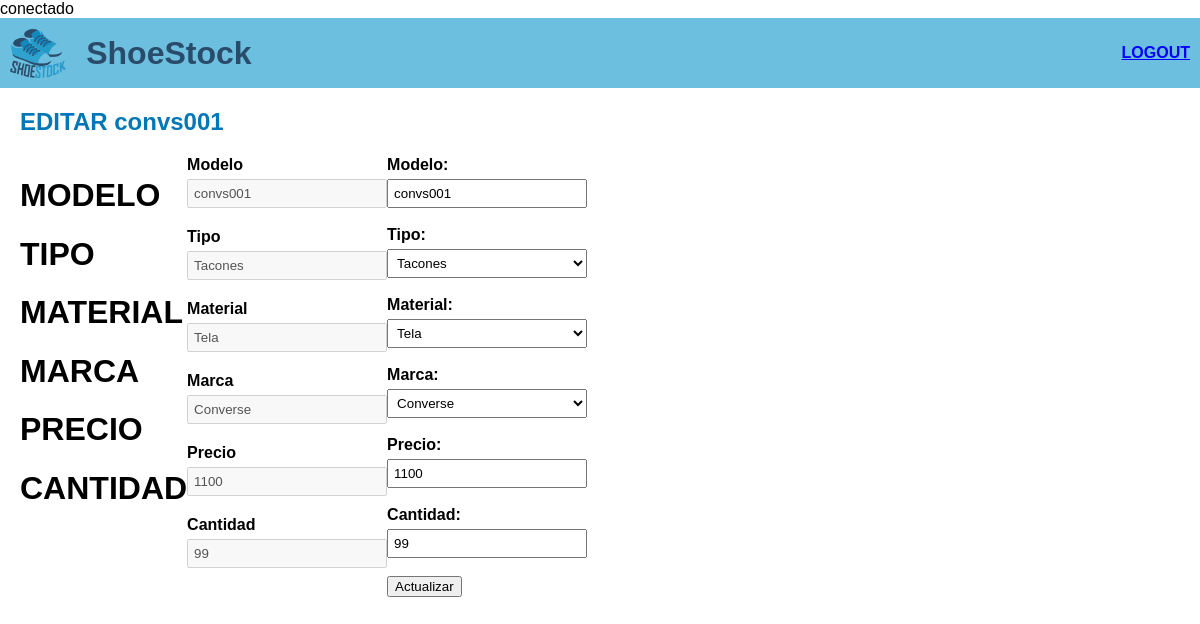
The page /editar-calzado.php?id=16 on the database its author committed.
### tables this page shows
CREATE TABLE `calzado` (
  `id_calzado` int(11) NOT NULL,
  `modelo` varchar(50) NOT NULL,
  `id_tipo` int(11) NOT NULL,
  `id_material` int(11) NOT NULL,
  `id_marca` int(11) NOT NULL,
  `precio` float NOT NULL,
  `cantidad` int(11) NOT NULL
);

CREATE TABLE `tipo` (
  `id_tipo` int(11) NOT NULL,
  `tipo_calzado` varchar(100) NOT NULL
);

CREATE TABLE `material` (
  `id_material` int(11) NOT NULL,
  `material` varchar(50) NOT NULL
);

CREATE TABLE `marca` (
  `id_marca` int(11) NOT NULL,
  `marca` varchar(50) NOT NULL
);

### editar-calzado.php (the view, shortened to what this page needs)
<?php
include ("conexion.php");
if (isset($_GET['id']) && !empty($_GET['id'])) {
    $id_calzado = $_GET['id'];
    $sqlTipoCalzado = "SELECT tipo_calzado FROM tipo WHERE id_tipo = (SELECT id_tipo FROM calzado WHERE id_calzado = $id_calzado)";
    $sqlMaterial = "SELECT material FROM material WHERE id_material = (SELECT id_material FROM calzado WHERE id_calzado = $id_calzado)";
    $sqlMarca = "SELECT marca FROM marca WHERE id_marca = (SELECT id_marca FROM calzado WHERE id_calzado = $id_calzado)";
    $consulta = "SELECT * FROM calzado WHERE id_calzado = $id_calzado";
    $resultado = mysqli_query($conexion, $consulta);
    if (mysqli_num_rows($resultado) > 0) {
        $row = mysqli_fetch_assoc($resultado);
        $modelo = $row['modelo'];
        $tipo_id = $row['id_tipo'];
        $material_id = $row['id_material'];
        $marca_id = $row['id_marca'];
        $tipo = mysqli_fetch_assoc(mysqli_query($conexion, $sqlTipoCalzado))['tipo_calzado'];
        $material = mysqli_fetch_assoc(mysqli_query($conexion, $sqlMaterial))['material'];
        $marca = mysqli_fetch_assoc(mysqli_query($conexion, $sqlMarca))['marca'];
        $precio = $row['precio'];
        $cantidad = $row['cantidad'];
    } else {
        echo "No se encontró el calzado con el ID proporcionado.";
    }
} else {
    echo "ID de calzado no proporcionado.";
}
$sqlTipos = "SELECT * FROM tipo";
$resultadoTipos = $conexion->query($sqlTipos);
$sqlMateriales = "SELECT * FROM material";
$resultadoMateriales = $conexion->query($sqlMateriales);
$sqlMarcas = "SELECT * FROM marca";
$resultadoMarcas = $conexion->query($sqlMarcas);
?>
<!DOCTYPE html>
<html>
<head>
    <link rel="stylesheet" href="styles/editar-calzado.css">
</head>
<body>
    <?php include ("header/header.php"); ?>
    <div class="main-container">
        <h2>EDITAR <?php echo $modelo; ?></h2>
        <div class="container">
            <div class="titulos">
                <h1>MODELO</h1>
                <h1>TIPO</h1>
                <h1>MATERIAL</h1>
                <h1>MARCA</h1>
                <h1>PRECIO</h1>
                <h1>CANTIDAD</h1>
            </div>
            <div class="datos">
                <form>
                    <div class="form-group">
                        <label for="modelo">Modelo</label>
                        <input type="text" id="modelo" value="<?php echo $modelo; ?>" disabled>
                    </div>
                    <div class="form-group">
                        <label for="tipo">Tipo</label>
                        <input type="text" id="tipo" value="<?php echo $tipo; ?>" disabled>
                    </div>
                    <div class="form-group">
                        <label for="material">Material</label>
                        <input type="text" id="material" value="<?php echo $material; ?>" disabled>
                    </div>
                    <div class="form-group">
                        <label for="marca">Marca</label>
                        <input type="text" id="marca" value="<?php echo $marca; ?>" disabled>
                    </div>
                    <div class="form-group">
                        <label for="precio">Precio</label>
                        <input type="text" id="precio" value="<?php echo $precio; ?>" disabled>
                    </div>
                    <div class="form-group">
                        <label for="cantidad">Cantidad</label>
                        <input type="text" id="cantidad" value="<?php echo $cantidad; ?>" disabled>
                    </div>
                </form>
            </div>
            <div class="actualizar">
                <form action="<?php echo $_SERVER["PHP_SELF"]; ?>" method="POST">
                    <label for="modelo">Modelo:</label>
                    <input type="text" name="modelo" id="modelo" value="<?php echo $modelo; ?>" readonly><br><br>
                    <label for="tipo">Tipo:</label>
                    <select name="tipo">
                        <?php while ($row = $resultadoTipos->fetch_assoc()) : ?>
                            <option value="<?php echo $row['id_tipo']; ?>" <?php if ($row['id_tipo'] == $tipo_id) echo 'selected'; ?>><?php echo $row['tipo_calzado']; ?></option>
                        <?php endwhile; ?>
                    </select><br><br>
                    <label for="material">Material:</label>
                    <select name="material">
                        <?php while ($row = $resultadoMateriales->fetch_assoc()) : ?>
                            <option value="<?php echo $row['id_material']; ?>" <?php if ($row['id_material'] == $material_id) echo 'selected'; ?>><?php echo $row['material']; ?></option>
                        <?php endwhile; ?>
                    </select><br><br>
                    <label for="marca">Marca:</label>
                    <select name="marca">
                        <?php while ($row = $resultadoMarcas->fetch_assoc()) : ?>
                            <option value="<?php echo $row['id_marca']; ?>" <?php if ($row['id_marca'] == $marca_id) echo 'selected'; ?>><?php echo $row['marca']; ?></option>
                        <?php endwhile; ?>
                    </select><br><br>
                    <label for="precio">Precio:</label>
                    <input type="text" name="precio" id="precio" value="<?php echo $precio; ?>"><br><br>
                    <label for="cantidad">Cantidad:</label>
                    <input type="text" name="cantidad" id="cantidad" value="<?php echo $cantidad; ?>"><br><br>
                    <button type="submit" name="actualizar">Actualizar</button>
                </form>
            </div>
        </div>
    </div>
</body>
</html>

### styles/editar-calzado.css (style rules this page uses)
body { font-family: Arial, sans-serif; margin: 0; padding: 0; }
.container { display: flex; flex-direction: row; }
.main-container { padding: 20px; }
h2 { color: #0077b6; margin-top: 0; }
.form-group { margin-bottom: 20px; }
label { display: block; font-weight: bold; margin-bottom: 5px; }
input[type="text"], select { padding: 5px; width: 200px; }

### rows shown on the page
calzado: modelo "convs001", precio "1100", cantidad "99", tipo "Tacones", material "Tela", marca "Converse"
tipo: tipo_calzado "Tacones"
material: material "Tela"
marca: marca "Converse"
